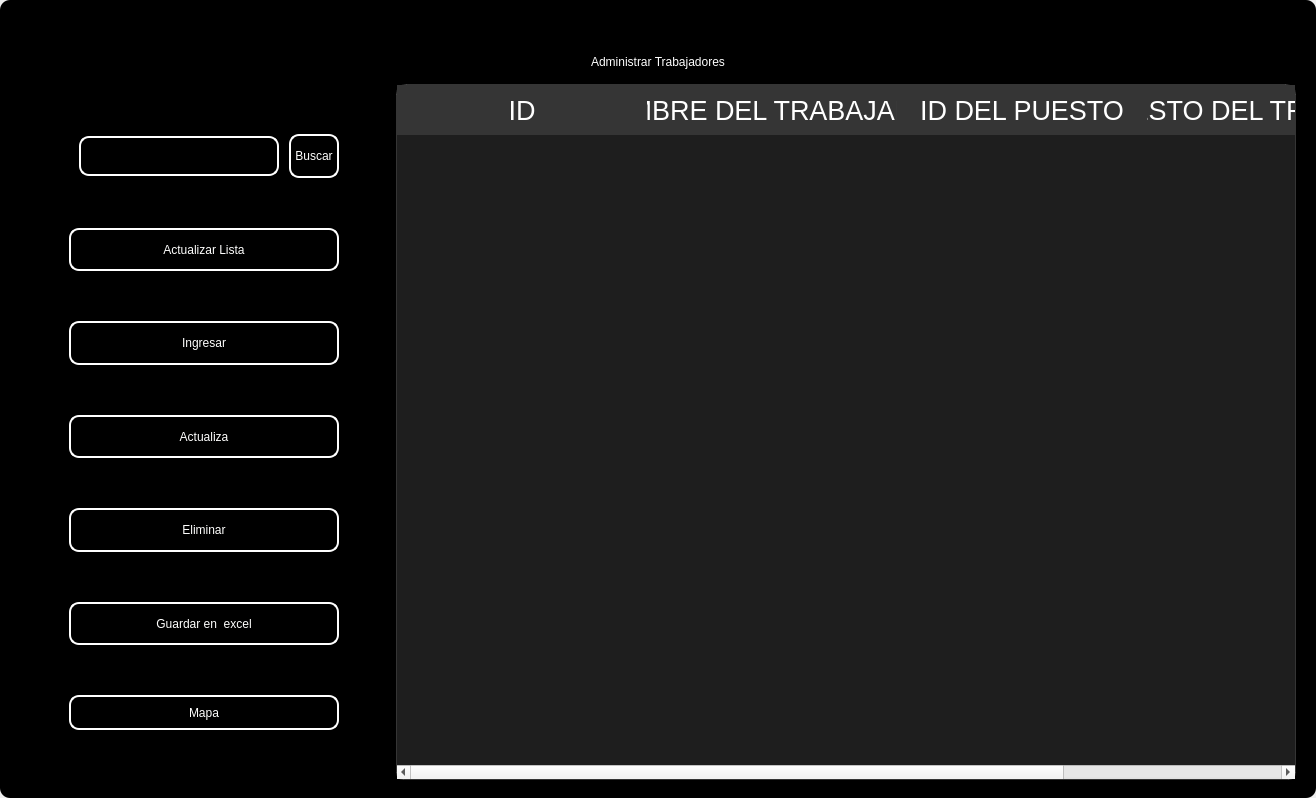
<?xml version="1.0" encoding="UTF-8"?>
<ui version="4.0">
 <class>MainWindow</class>
 <widget class="QMainWindow" name="MainWindow">
  <property name="geometry">
   <rect>
    <x>0</x>
    <y>0</y>
    <width>1316</width>
    <height>798</height>
   </rect>
  </property>
  <property name="windowTitle">
   <string>MainWindow</string>
  </property>
  <property name="styleSheet">
   <string notr="true"/>
  </property>
  <widget class="QWidget" name="centralwidget">
   <property name="styleSheet">
    <string notr="true"/>
   </property>
   <layout class="QVBoxLayout" name="verticalLayout">
    <property name="spacing">
     <number>0</number>
    </property>
    <property name="leftMargin">
     <number>0</number>
    </property>
    <property name="topMargin">
     <number>0</number>
    </property>
    <property name="rightMargin">
     <number>0</number>
    </property>
    <property name="bottomMargin">
     <number>0</number>
    </property>
    <item>
     <widget class="QFrame" name="frame">
      <property name="enabled">
       <bool>true</bool>
      </property>
      <property name="styleSheet">
       <string notr="true">
QFrame {
border-radius:10px;
	background-color: rgb(0, 0, 0);
 }
</string>
      </property>
      <property name="frameShape">
       <enum>QFrame::StyledPanel</enum>
      </property>
      <property name="frameShadow">
       <enum>QFrame::Raised</enum>
      </property>
      <layout class="QVBoxLayout" name="verticalLayout_2">
       <item>
        <widget class="QFrame" name="frame_superior">
         <property name="minimumSize">
          <size>
           <width>0</width>
           <height>40</height>
          </size>
         </property>
         <property name="maximumSize">
          <size>
           <width>16777215</width>
           <height>40</height>
          </size>
         </property>
         <property name="styleSheet">
          <string notr="true">QPushButton{
border-radius:18px;
}

QPushButton:hover{
	background-color: rgb(0, 0, 0);
}
</string>
         </property>
         <property name="frameShape">
          <enum>QFrame::StyledPanel</enum>
         </property>
         <property name="frameShadow">
          <enum>QFrame::Raised</enum>
         </property>
         <layout class="QHBoxLayout" name="horizontalLayout_3">
          <property name="spacing">
           <number>4</number>
          </property>
          <property name="leftMargin">
           <number>0</number>
          </property>
          <property name="topMargin">
           <number>0</number>
          </property>
          <property name="rightMargin">
           <number>0</number>
          </property>
          <property name="bottomMargin">
           <number>0</number>
          </property>
          <item>
           <widget class="QPushButton" name="btn_icon">
            <property name="text">
             <string/>
            </property>
            <property name="iconSize">
             <size>
              <width>40</width>
              <height>40</height>
             </size>
            </property>
           </widget>
          </item>
          <item>
           <spacer name="horizontalSpacer_2">
            <property name="orientation">
             <enum>Qt::Horizontal</enum>
            </property>
            <property name="sizeHint" stdset="0">
             <size>
              <width>443</width>
              <height>20</height>
             </size>
            </property>
           </spacer>
          </item>
          <item>
           <widget class="QPushButton" name="btn_exit">
            <property name="minimumSize">
             <size>
              <width>38</width>
              <height>38</height>
             </size>
            </property>
            <property name="maximumSize">
             <size>
              <width>38</width>
              <height>38</height>
             </size>
            </property>
            <property name="cursor">
             <cursorShape>PointingHandCursor</cursorShape>
            </property>
            <property name="text">
             <string/>
            </property>
            <property name="iconSize">
             <size>
              <width>35</width>
              <height>35</height>
             </size>
            </property>
           </widget>
          </item>
          <item>
           <widget class="QPushButton" name="bt_minimizar">
            <property name="minimumSize">
             <size>
              <width>38</width>
              <height>38</height>
             </size>
            </property>
            <property name="maximumSize">
             <size>
              <width>38</width>
              <height>38</height>
             </size>
            </property>
            <property name="cursor">
             <cursorShape>PointingHandCursor</cursorShape>
            </property>
            <property name="text">
             <string/>
            </property>
            <property name="icon">
             <iconset>
              <normaloff>image/minus.svg</normaloff>image/minus.svg</iconset>
            </property>
            <property name="iconSize">
             <size>
              <width>38</width>
              <height>38</height>
             </size>
            </property>
           </widget>
          </item>
          <item>
           <widget class="QPushButton" name="bt_maximizar">
            <property name="minimumSize">
             <size>
              <width>38</width>
              <height>38</height>
             </size>
            </property>
            <property name="maximumSize">
             <size>
              <width>38</width>
              <height>38</height>
             </size>
            </property>
            <property name="cursor">
             <cursorShape>PointingHandCursor</cursorShape>
            </property>
            <property name="text">
             <string/>
            </property>
            <property name="icon">
             <iconset>
              <normaloff>image/chevron-up.svg</normaloff>image/chevron-up.svg</iconset>
            </property>
            <property name="iconSize">
             <size>
              <width>38</width>
              <height>38</height>
             </size>
            </property>
           </widget>
          </item>
          <item>
           <widget class="QPushButton" name="bt_restaurar">
            <property name="minimumSize">
             <size>
              <width>38</width>
              <height>38</height>
             </size>
            </property>
            <property name="maximumSize">
             <size>
              <width>38</width>
              <height>38</height>
             </size>
            </property>
            <property name="cursor">
             <cursorShape>PointingHandCursor</cursorShape>
            </property>
            <property name="text">
             <string/>
            </property>
            <property name="icon">
             <iconset>
              <normaloff>image/chevron-down.svg</normaloff>image/chevron-down.svg</iconset>
            </property>
            <property name="iconSize">
             <size>
              <width>38</width>
              <height>38</height>
             </size>
            </property>
           </widget>
          </item>
          <item>
           <widget class="QPushButton" name="bt_cerrar">
            <property name="minimumSize">
             <size>
              <width>38</width>
              <height>38</height>
             </size>
            </property>
            <property name="maximumSize">
             <size>
              <width>38</width>
              <height>38</height>
             </size>
            </property>
            <property name="cursor">
             <cursorShape>PointingHandCursor</cursorShape>
            </property>
            <property name="text">
             <string/>
            </property>
            <property name="icon">
             <iconset>
              <normaloff>image/x.svg</normaloff>image/x.svg</iconset>
            </property>
            <property name="iconSize">
             <size>
              <width>38</width>
              <height>38</height>
             </size>
            </property>
           </widget>
          </item>
         </layout>
        </widget>
       </item>
       <item>
        <widget class="QLabel" name="label">
         <property name="styleSheet">
          <string notr="true">font: 30pt &quot;MS Shell Dlg 2&quot;;
color: rgb(255, 255, 255);</string>
         </property>
         <property name="text">
          <string>Administrar Trabajadores</string>
         </property>
         <property name="alignment">
          <set>Qt::AlignCenter</set>
         </property>
        </widget>
       </item>
       <item>
        <widget class="QFrame" name="frame_3">
         <property name="minimumSize">
          <size>
           <width>0</width>
           <height>0</height>
          </size>
         </property>
         <property name="frameShape">
          <enum>QFrame::StyledPanel</enum>
         </property>
         <property name="frameShadow">
          <enum>QFrame::Raised</enum>
         </property>
         <layout class="QHBoxLayout" name="horizontalLayout_4">
          <property name="leftMargin">
           <number>9</number>
          </property>
          <property name="topMargin">
           <number>9</number>
          </property>
          <property name="rightMargin">
           <number>9</number>
          </property>
          <item>
           <layout class="QVBoxLayout" name="verticalLayout_4">
            <property name="spacing">
             <number>50</number>
            </property>
            <property name="sizeConstraint">
             <enum>QLayout::SetDefaultConstraint</enum>
            </property>
            <property name="leftMargin">
             <number>50</number>
            </property>
            <property name="topMargin">
             <number>50</number>
            </property>
            <property name="rightMargin">
             <number>50</number>
            </property>
            <property name="bottomMargin">
             <number>50</number>
            </property>
            <item>
             <layout class="QHBoxLayout" name="horizontalLayout">
              <property name="spacing">
               <number>10</number>
              </property>
              <property name="leftMargin">
               <number>10</number>
              </property>
              <property name="topMargin">
               <number>0</number>
              </property>
              <property name="bottomMargin">
               <number>0</number>
              </property>
              <item>
               <widget class="QLineEdit" name="searchtxt">
                <property name="minimumSize">
                 <size>
                  <width>200</width>
                  <height>25</height>
                 </size>
                </property>
                <property name="maximumSize">
                 <size>
                  <width>150</width>
                  <height>40</height>
                 </size>
                </property>
                <property name="styleSheet">
                 <string notr="true">QLabel {
	color: rgb(255, 255, 254);
	font: 12pt &quot;Arial&quot;;
	background-color: rgba(0, 0, 0,0);
}

QTextEdit{
background-color: rgba(0, 0, 0,0);
border-radius:10px; 
font: 12pt &quot;Arial&quot;;
color: rgb(255, 255, 254);
border: 2px solid  rgb(255, 255, 255);

}

QTextEdit:hover{
background-color: rgba(0, 0, 0,0);
border-radius:10px; 
font: 12pt &quot;Arial&quot;;
border: 2px solid  rgb(120, 0, 171);
}

QTextEdit:focus{
background-color: rgb(0, 0, 0);
border-radius:10px; 
font: 12pt &quot;Arial&quot;;
border: 2px solid rgb(120, 0, 171);
}

QLineEdit{
background-color: rgba(0, 0, 0,0);
border-radius:10px; 
font: 12pt &quot;Arial&quot;;
color: rgb(255, 255, 254);
border: 2px solid  rgb(255, 255, 255);

}

QLineEdit:hover{
background-color: rgba(0, 0, 0,0);
border-radius:10px; 
font: 12pt &quot;Arial&quot;;
border: 2px solid  rgb(120, 0, 171);
}

QLineEdit:focus{
background-color: rgb(0, 0, 0);
border-radius:10px; 
font: 12pt &quot;Arial&quot;;
border: 2px solid rgb(120, 0, 171);
}

QCheckBox{
	font: 12pt &quot;Arial&quot;;
	color: rgb(255, 255, 255);
}

QCheckBox::indicator {
    width: 18px;
    height:18px;
}

QCheckBox::indicator:unchecked {
   background-image: url(image/square.svg);
}

QCheckBox::indicator:checked {
   background-image: url(image/check-square.svg);
}

QPushButton{
border-radius:10px; 
font: 12pt &quot;Arial&quot;;
color: rgb(255, 255, 254);
border: 2px solid #ffffff;
}

QPushButton:hover{
border-radius:10px; 
font: 12pt &quot;Arial&quot;;
color: rgb(255, 255, 255);
border: 2px solid rgb(120, 0, 171);
	background-color: rgb(120, 0, 171);
}
</string>
                </property>
               </widget>
              </item>
              <item>
               <widget class="QPushButton" name="btn_search">
                <property name="sizePolicy">
                 <sizepolicy hsizetype="Minimum" vsizetype="Fixed">
                  <horstretch>0</horstretch>
                  <verstretch>0</verstretch>
                 </sizepolicy>
                </property>
                <property name="minimumSize">
                 <size>
                  <width>0</width>
                  <height>15</height>
                 </size>
                </property>
                <property name="maximumSize">
                 <size>
                  <width>100</width>
                  <height>50</height>
                 </size>
                </property>
                <property name="cursor">
                 <cursorShape>PointingHandCursor</cursorShape>
                </property>
                <property name="styleSheet">
                 <string notr="true">QPushButton{
border-radius:10px; 
font: 12pt &quot;Arial&quot;;
color: rgb(255, 255, 254);
border: 2px solid #ffffff;
}

QPushButton:hover{
border-radius:10px; 
font: 12pt &quot;Arial&quot;;
color: rgb(255, 255, 255);
border: 2px solid rgb(120, 0, 171);
	background-color: rgb(120, 0, 171);
}</string>
                </property>
                <property name="text">
                 <string>Buscar</string>
                </property>
               </widget>
              </item>
             </layout>
            </item>
            <item>
             <widget class="QPushButton" name="btn_get">
              <property name="minimumSize">
               <size>
                <width>50</width>
                <height>40</height>
               </size>
              </property>
              <property name="maximumSize">
               <size>
                <width>300</width>
                <height>50</height>
               </size>
              </property>
              <property name="cursor">
               <cursorShape>PointingHandCursor</cursorShape>
              </property>
              <property name="styleSheet">
               <string notr="true">QPushButton{
border-radius:10px; 
font: 12pt &quot;Arial&quot;;
color: rgb(255, 255, 254);
border: 2px solid #ffffff;
}

QPushButton:hover{
border-radius:10px; 
font: 12pt &quot;Arial&quot;;
color: rgb(255, 255, 255);
border: 2px solid rgb(120, 0, 171);
	background-color: rgb(120, 0, 171);
}</string>
              </property>
              <property name="text">
               <string>Actualizar Lista</string>
              </property>
              <property name="iconSize">
               <size>
                <width>35</width>
                <height>35</height>
               </size>
              </property>
             </widget>
            </item>
            <item>
             <widget class="QPushButton" name="btn_add">
              <property name="minimumSize">
               <size>
                <width>0</width>
                <height>40</height>
               </size>
              </property>
              <property name="maximumSize">
               <size>
                <width>300</width>
                <height>50</height>
               </size>
              </property>
              <property name="cursor">
               <cursorShape>PointingHandCursor</cursorShape>
              </property>
              <property name="styleSheet">
               <string notr="true">QPushButton{
border-radius:10px; 
font: 12pt &quot;Arial&quot;;
color: rgb(255, 255, 254);
border: 2px solid #ffffff;
}

QPushButton:hover{
border-radius:10px; 
font: 12pt &quot;Arial&quot;;
color: rgb(255, 255, 255);
border: 2px solid rgb(120, 0, 171);
	background-color: rgb(120, 0, 171);
}</string>
              </property>
              <property name="text">
               <string>Ingresar</string>
              </property>
              <property name="iconSize">
               <size>
                <width>35</width>
                <height>35</height>
               </size>
              </property>
             </widget>
            </item>
            <item>
             <widget class="QPushButton" name="btn_update">
              <property name="minimumSize">
               <size>
                <width>0</width>
                <height>40</height>
               </size>
              </property>
              <property name="maximumSize">
               <size>
                <width>300</width>
                <height>50</height>
               </size>
              </property>
              <property name="cursor">
               <cursorShape>PointingHandCursor</cursorShape>
              </property>
              <property name="styleSheet">
               <string notr="true">QPushButton{
border-radius:10px; 
font: 12pt &quot;Arial&quot;;
color: rgb(255, 255, 254);
border: 2px solid #ffffff;
}

QPushButton:hover{
border-radius:10px; 
font: 12pt &quot;Arial&quot;;
color: rgb(255, 255, 255);
border: 2px solid rgb(120, 0, 171);
	background-color: rgb(120, 0, 171);
}</string>
              </property>
              <property name="text">
               <string>Actualiza</string>
              </property>
              <property name="iconSize">
               <size>
                <width>35</width>
                <height>35</height>
               </size>
              </property>
             </widget>
            </item>
            <item>
             <widget class="QPushButton" name="btn_delete">
              <property name="minimumSize">
               <size>
                <width>0</width>
                <height>40</height>
               </size>
              </property>
              <property name="maximumSize">
               <size>
                <width>300</width>
                <height>50</height>
               </size>
              </property>
              <property name="cursor">
               <cursorShape>PointingHandCursor</cursorShape>
              </property>
              <property name="styleSheet">
               <string notr="true">QPushButton{
border-radius:10px; 
font: 12pt &quot;Arial&quot;;
color: rgb(255, 255, 254);
border: 2px solid #ffffff;
}

QPushButton:hover{
border-radius:10px; 
font: 12pt &quot;Arial&quot;;
color: rgb(255, 255, 255);
border: 2px solid rgb(120, 0, 171);
	background-color: rgb(120, 0, 171);
}</string>
              </property>
              <property name="text">
               <string>Eliminar</string>
              </property>
              <property name="iconSize">
               <size>
                <width>35</width>
                <height>35</height>
               </size>
              </property>
             </widget>
            </item>
            <item>
             <widget class="QPushButton" name="btn_excel">
              <property name="minimumSize">
               <size>
                <width>10</width>
                <height>40</height>
               </size>
              </property>
              <property name="maximumSize">
               <size>
                <width>300</width>
                <height>50</height>
               </size>
              </property>
              <property name="cursor">
               <cursorShape>PointingHandCursor</cursorShape>
              </property>
              <property name="styleSheet">
               <string notr="true">QPushButton{
border-radius:10px; 
font: 12pt &quot;Arial&quot;;
color: rgb(255, 255, 254);
border: 2px solid #ffffff;
}

QPushButton:hover{
border-radius:10px; 
font: 12pt &quot;Arial&quot;;
color: rgb(255, 255, 255);
border: 2px solid rgb(120, 0, 171);
	background-color: rgb(120, 0, 171);
}</string>
              </property>
              <property name="text">
               <string>Guardar en  excel</string>
              </property>
              <property name="iconSize">
               <size>
                <width>35</width>
                <height>35</height>
               </size>
              </property>
             </widget>
            </item>
            <item>
             <widget class="QPushButton" name="btn_maps">
              <property name="minimumSize">
               <size>
                <width>0</width>
                <height>35</height>
               </size>
              </property>
              <property name="styleSheet">
               <string notr="true">QPushButton{
border-radius:10px; 
font: 12pt &quot;Arial&quot;;
color: rgb(255, 255, 254);
border: 2px solid #ffffff;
}

QPushButton:hover{
border-radius:10px; 
font: 12pt &quot;Arial&quot;;
color: rgb(255, 255, 255);
border: 2px solid rgb(120, 0, 171);
	background-color: rgb(120, 0, 171);
}</string>
              </property>
              <property name="text">
               <string>Mapa</string>
              </property>
             </widget>
            </item>
           </layout>
          </item>
          <item>
           <widget class="QTableWidget" name="table_employee">
            <property name="minimumSize">
             <size>
              <width>900</width>
              <height>0</height>
             </size>
            </property>
            <property name="maximumSize">
             <size>
              <width>700</width>
              <height>16777215</height>
             </size>
            </property>
            <property name="styleSheet">
             <string notr="true">QTableView {
	background-color: rgba(255, 255, 255, 30); 	
	border: 1px solid rgba(255,255,255,40);
	border-bottom-right-radius: 7px; 
	border-bottom-left-radius: 7px; 
	color: white;
	font: 15pt &quot;MS Shell Dlg 2&quot;;
}

QHeaderView::section {
background-color: rgb(53, 53, 53);
color: white;
border: none;
height: 50px;
font-size: 20pt;
}

QTableView::item {
    border-style: none;
    border-bottom: 1px solid rgba(255,255,255,50);
    padding-left: auto;
    padding-right: auto;
}

QTableView::item:selected{
	border: none;
	color: rgb(255, 255, 255);
    background-color: rgba(255, 255, 255, 50);
}
</string>
            </property>
            <property name="lineWidth">
             <number>1</number>
            </property>
            <property name="editTriggers">
             <set>QAbstractItemView::NoEditTriggers</set>
            </property>
            <attribute name="horizontalHeaderDefaultSectionSize">
             <number>250</number>
            </attribute>
            <column>
             <property name="text">
              <string>ID</string>
             </property>
            </column>
            <column>
             <property name="text">
              <string>NOMBRE DEL TRABAJADOR</string>
             </property>
            </column>
            <column>
             <property name="text">
              <string>ID DEL PUESTO</string>
             </property>
            </column>
            <column>
             <property name="text">
              <string>PUESTO DEL TRABAJADOR</string>
             </property>
            </column>
           </widget>
          </item>
         </layout>
        </widget>
       </item>
      </layout>
     </widget>
    </item>
   </layout>
  </widget>
 </widget>
 <resources/>
 <connections/>
</ui>
